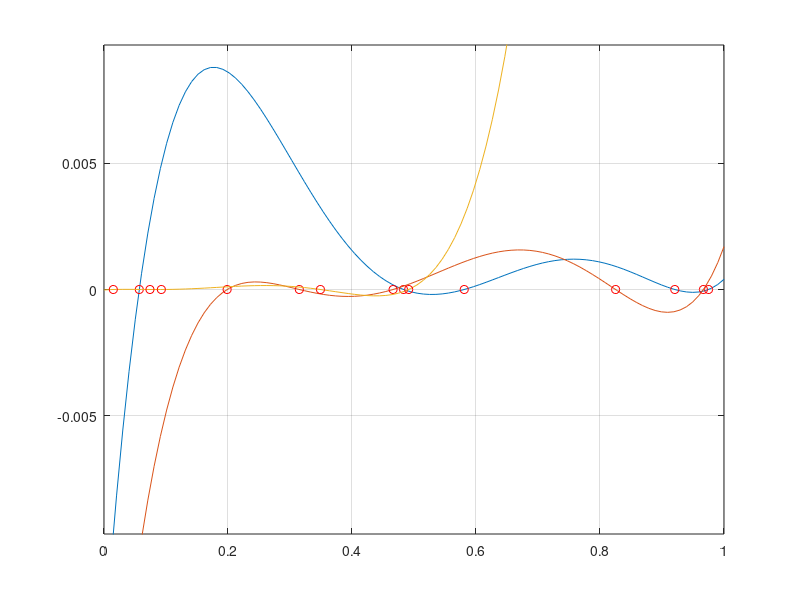

MATLAB code for this plot:
% Indeksowanie wektorów i macierzy – przechowywanie danych w pętli. Wprowadź
% modyfikację dla funkcji z zadania 1 tak, aby przy każdym obrocie pętli program
% zapisywał dane wygenerowanych wielomianów. Utwórz macierz pierwiastków
% wylosowanych dla wielomianów oraz macierz wartości wielomianów obliczonych w
% każdym obrocie pętli.

clc;
clear;
close all;

x = linspace(0,1,100);
N = 5;
k = 3;
figure(1)
ymax = 0;
xmin = 1;
xmax = 0;

r = rand(k,N);

for i = 1:k
    
    a = poly(r(i,:));
    y(i,:) = polyval(a, x);

    
    x0 = min(r(i,:));
    x1 = max(r(i,:));
    ym = max(abs(polyval(a, linspace(x0,x1,100))));
    ymax = max([ym, ymax]);

    r0 = roots(a);
    plot(x, y(i,:));
    hold on;
    plot(r(i,:), polyval(a,r(i,:)),'ro');
end
ymax = ymax + ymax*0.1;
grid on;
ylim([-ymax, ymax]);